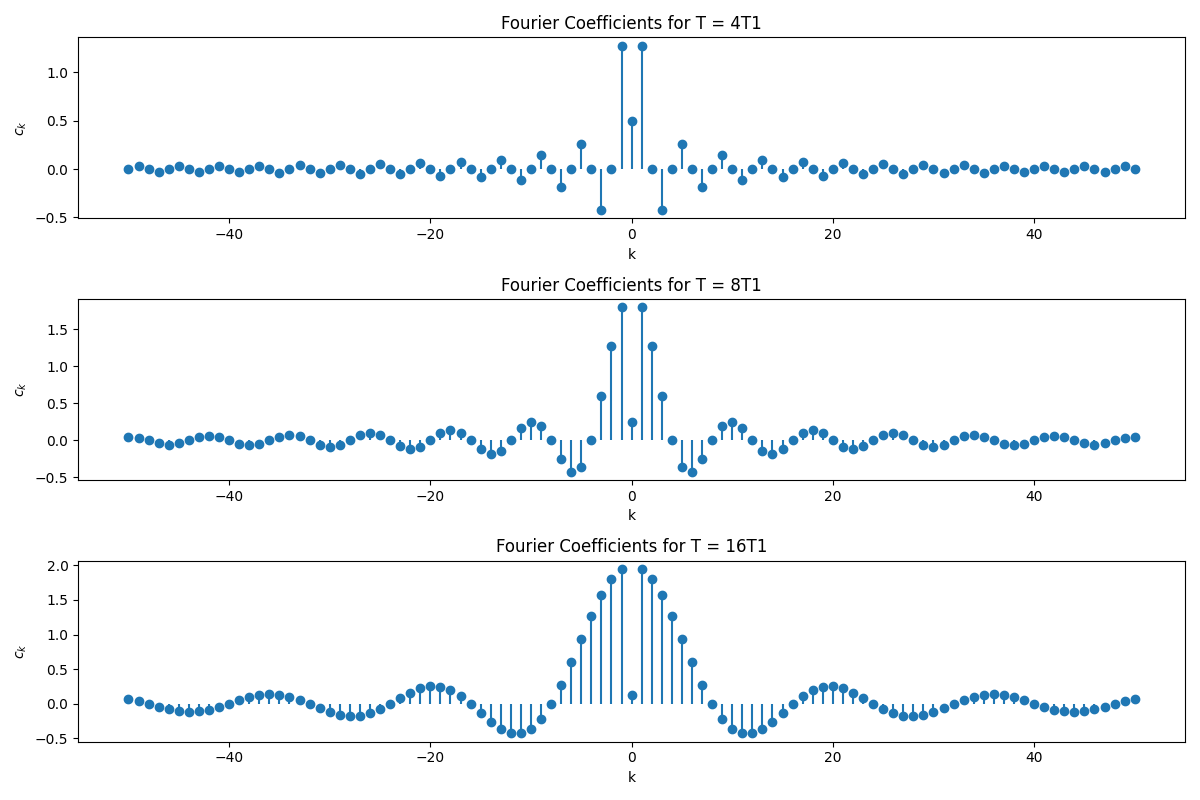

Reproduce this figure in Python.
import numpy as np
import matplotlib.pyplot as plt

def fourier_coeff(T, k_values):
    c_k = np.zeros_like(k_values, dtype=np.float64)
    for i, k in enumerate(k_values):
        if k == 0:
            c_k[i] = 2 * 1 / T
        else:
            w_k = 2 * np.pi * k / T
            c_k[i] = (T * np.sin(w_k * 1)) / (np.pi * k)
    return c_k

k_values = np.arange(-50, 51)

# a
T_a = 4 * 1
c_k_a = fourier_coeff(T_a, k_values)

# b
T_b = 8 * 1
c_k_b = fourier_coeff(T_b, k_values)

# c
T_c = 16 * 1
c_k_c = fourier_coeff(T_c, k_values)

plt.figure(figsize=(12, 8))

plt.subplot(3, 1, 1)
plt.stem(k_values, c_k_a, basefmt=" ", use_line_collection=True)
plt.title("Fourier Coefficients for T = 4T1")
plt.xlabel("k")
plt.ylabel("$c_k$")

plt.subplot(3, 1, 2)
plt.stem(k_values, c_k_b, basefmt=" ", use_line_collection=True)
plt.title("Fourier Coefficients for T = 8T1")
plt.xlabel("k")
plt.ylabel("$c_k$")

plt.subplot(3, 1, 3)
plt.stem(k_values, c_k_c, basefmt=" ", use_line_collection=True)
plt.title("Fourier Coefficients for T = 16T1")
plt.xlabel("k")
plt.ylabel("$c_k$")

plt.tight_layout()
plt.show()
